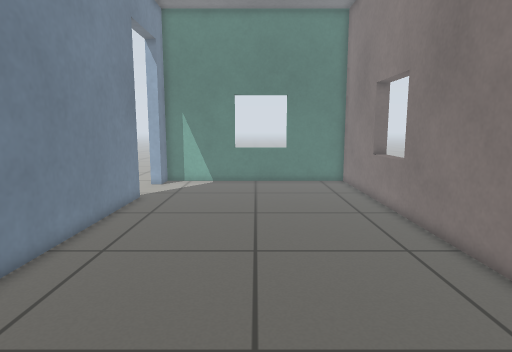
[1] (above)

15 first-person views from a walk through a robot-simulator world made for Gazebo. The camera is 0.79 m above the floor, tilts 8° down and sees 75° across. The floor is counted in squares, 0.2 m on a side. Each view is taken from the middle of a square. On the plan, view 1 faces up. The plan holds only what a view shows up to about 20 squares ahead; the rest is blank. The place goes on beyond the plan. Gazebo's built-in surfaces are drawn with simple patterns.

[2]
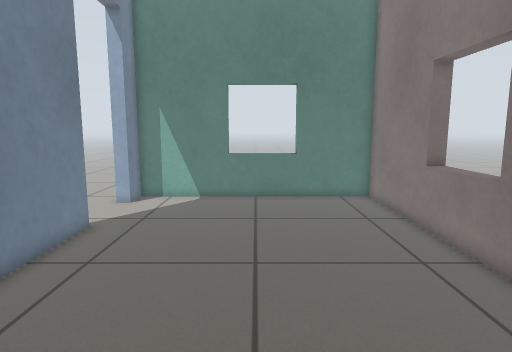

[3]
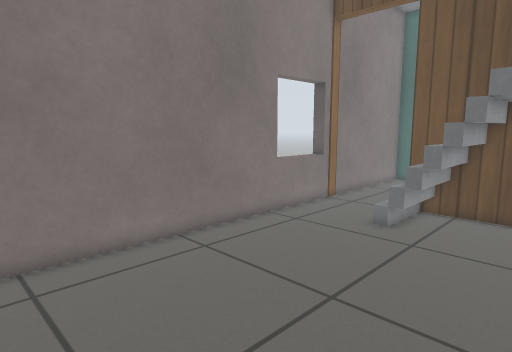

[4]
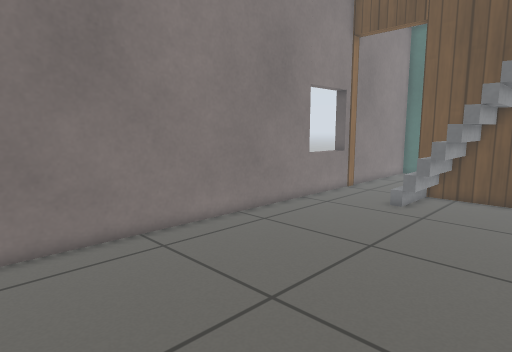

[5]
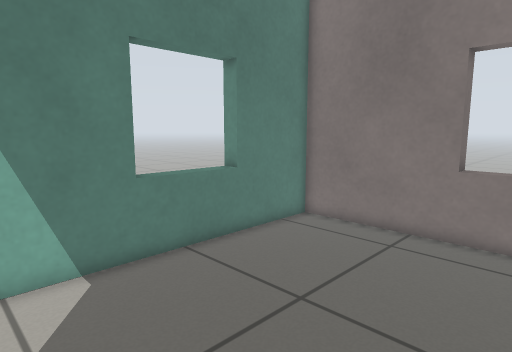

[6]
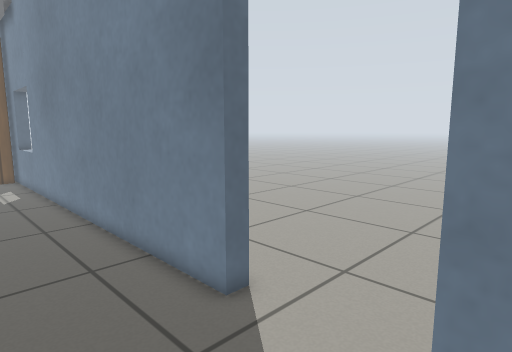

[7]
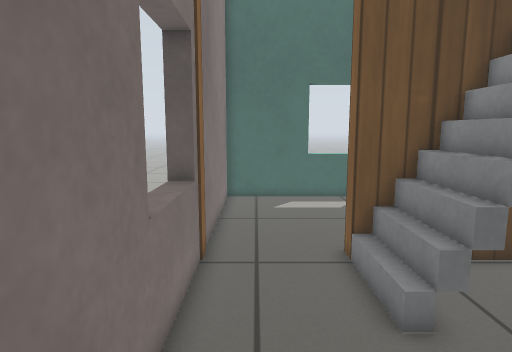

[8]
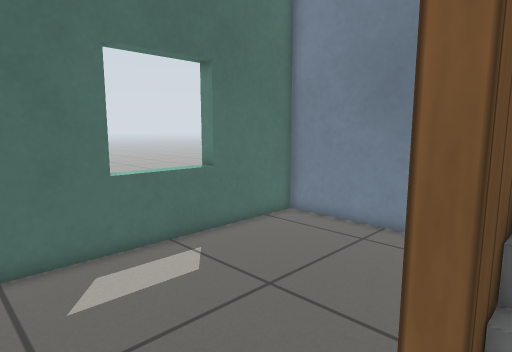

[9]
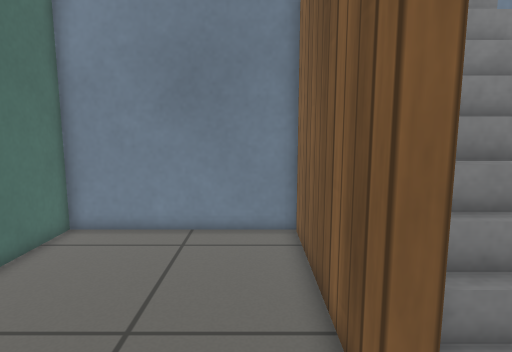

[10]
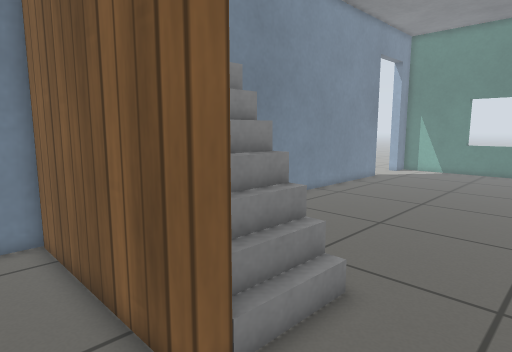

[11]
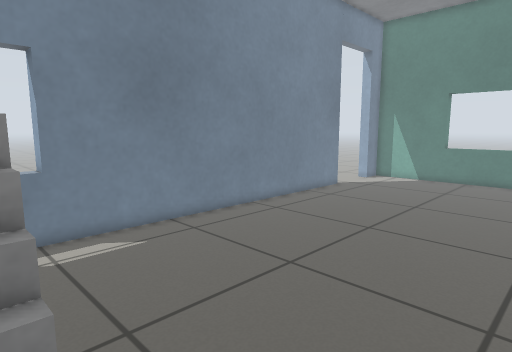

[12]
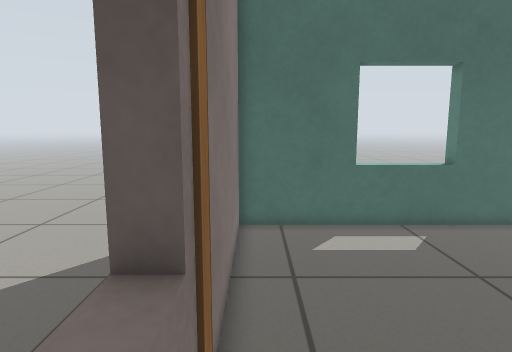

[13]
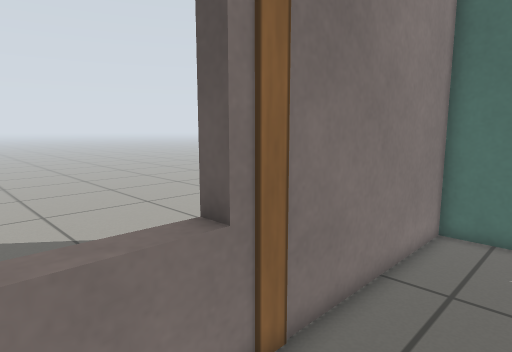

[14]
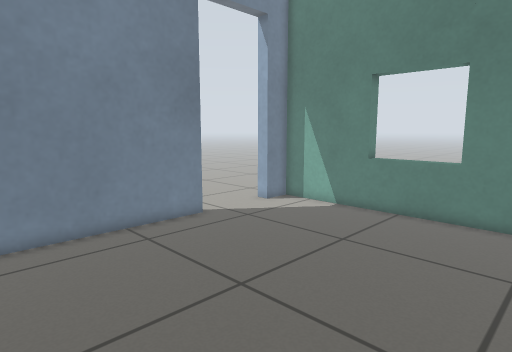

[15]
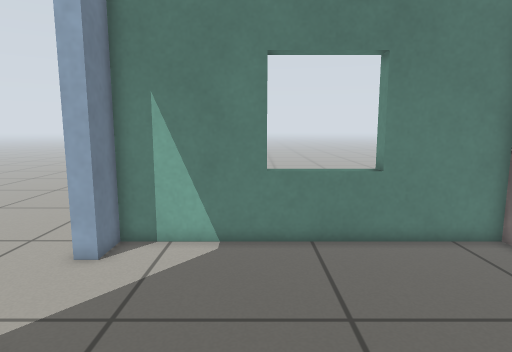

### Floor plan
Points are (right, up) in squares from view 1. A wall is a line through its corners. A room is listed if a view was taken in it or the views show most of it. See-through windows are left out.
Room 1 (views 1, 2, 3, 4, 5, 6, 7, 8, 11, 12, 13, 14, 15)
walls: (-6.8, 19.2) (-6.8, 0.1); (2.4, 25.3) (2.4, 26.1); (-2.1, -4.7) (2.1, -4.7); (6.7, -4.9) (6.7, 25.4) (-6.8, 25.4) (-6.8, 23.7)
ways out: open door at (4, -5) to room 2; open door at (-7, 21.5); open door at (4, 6)
objects: stairs (-2, -1) to (1, -1)
Room 2 (views 9, 10)
walls: (-2, -14.3) (-2, -15.1); (2.1, -5.4) (-6.8, -5.4) (-6.8, -14.4) (6.7, -14.4) (6.7, -4.9)
ways out: open door at (4, -5) to room 1

Where each view was taken, in squares from view 1:
view 1: 0 up, 0 right, facing up
view 2: 6 up, 0 right, facing up
view 3: 12 up, 4 left, facing down-right
view 4: 16 up, 5 left, facing down-right
view 5: 16 up, 6 left, facing up-right
view 6: 25 up, 2 left, facing down-left
view 7: 5 up, 5 right, facing down
view 8: 4 down, 6 right, facing down-left
view 9: 7 down, 6 right, facing left
view 10: 8 down, 6 right, facing up-left
view 11: 2 down, 6 right, facing up-left
view 12: 1 down, 6 right, facing down
view 13: 1 down, 3 right, facing down-right
view 14: 10 up, 6 right, facing up-left
view 15: 14 up, 2 left, facing up
